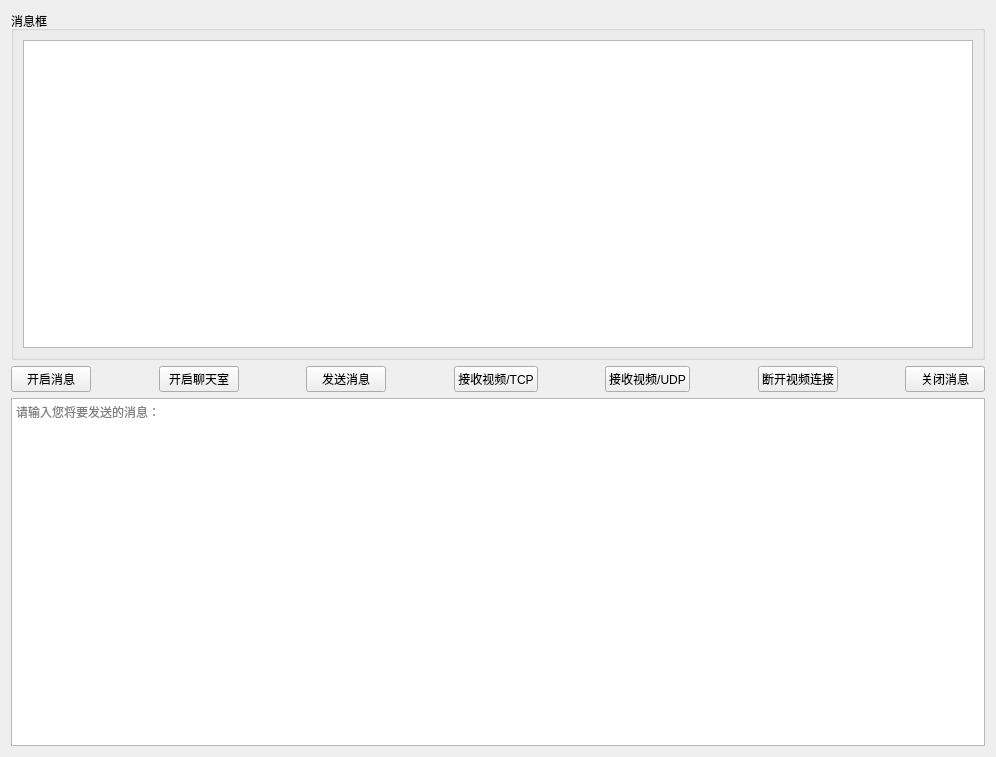
<?xml version="1.0" encoding="UTF-8"?>
<ui version="4.0">
 <class>Form</class>
 <widget class="QWidget" name="Form">
  <property name="geometry">
   <rect>
    <x>0</x>
    <y>0</y>
    <width>996</width>
    <height>757</height>
   </rect>
  </property>
  <property name="windowTitle">
   <string>server</string>
  </property>
  <layout class="QVBoxLayout" name="verticalLayout">
   <item>
    <widget class="QGroupBox" name="groupBox">
     <property name="title">
      <string>消息框</string>
     </property>
     <layout class="QHBoxLayout" name="horizontalLayout_2">
      <item>
       <widget class="QPlainTextEdit" name="out_message"/>
      </item>
     </layout>
    </widget>
   </item>
   <item>
    <layout class="QHBoxLayout" name="horizontalLayout" stretch="1,2,1,2,1,2,1,2,1,2,1,2,1">
     <item>
      <widget class="QPushButton" name="establish">
       <property name="text">
        <string>开启消息</string>
       </property>
      </widget>
     </item>
     <item>
      <spacer name="horizontalSpacer">
       <property name="orientation">
        <enum>Qt::Horizontal</enum>
       </property>
       <property name="sizeHint" stdset="0">
        <size>
         <width>40</width>
         <height>20</height>
        </size>
       </property>
      </spacer>
     </item>
     <item>
      <widget class="QPushButton" name="open_chat">
       <property name="text">
        <string>开启聊天室</string>
       </property>
      </widget>
     </item>
     <item>
      <spacer name="horizontalSpacer_3">
       <property name="orientation">
        <enum>Qt::Horizontal</enum>
       </property>
       <property name="sizeHint" stdset="0">
        <size>
         <width>40</width>
         <height>20</height>
        </size>
       </property>
      </spacer>
     </item>
     <item>
      <widget class="QPushButton" name="send">
       <property name="text">
        <string>发送消息</string>
       </property>
      </widget>
     </item>
     <item>
      <spacer name="horizontalSpacer_6">
       <property name="orientation">
        <enum>Qt::Horizontal</enum>
       </property>
       <property name="sizeHint" stdset="0">
        <size>
         <width>40</width>
         <height>20</height>
        </size>
       </property>
      </spacer>
     </item>
     <item>
      <widget class="QPushButton" name="open_videoTCP">
       <property name="text">
        <string>接收视频/TCP</string>
       </property>
      </widget>
     </item>
     <item>
      <spacer name="horizontalSpacer_5">
       <property name="orientation">
        <enum>Qt::Horizontal</enum>
       </property>
       <property name="sizeHint" stdset="0">
        <size>
         <width>40</width>
         <height>20</height>
        </size>
       </property>
      </spacer>
     </item>
     <item>
      <widget class="QPushButton" name="open_videoUDP">
       <property name="text">
        <string>接收视频/UDP</string>
       </property>
      </widget>
     </item>
     <item>
      <spacer name="horizontalSpacer_4">
       <property name="orientation">
        <enum>Qt::Horizontal</enum>
       </property>
       <property name="sizeHint" stdset="0">
        <size>
         <width>40</width>
         <height>20</height>
        </size>
       </property>
      </spacer>
     </item>
     <item>
      <widget class="QPushButton" name="shut_video">
       <property name="text">
        <string>断开视频连接</string>
       </property>
      </widget>
     </item>
     <item>
      <spacer name="horizontalSpacer_2">
       <property name="orientation">
        <enum>Qt::Horizontal</enum>
       </property>
       <property name="sizeHint" stdset="0">
        <size>
         <width>40</width>
         <height>20</height>
        </size>
       </property>
      </spacer>
     </item>
     <item>
      <widget class="QPushButton" name="shut">
       <property name="text">
        <string>关闭消息</string>
       </property>
      </widget>
     </item>
    </layout>
   </item>
   <item>
    <widget class="QPlainTextEdit" name="plainTextEdit">
     <property name="placeholderText">
      <string>请输入您将要发送的消息：</string>
     </property>
    </widget>
   </item>
  </layout>
 </widget>
 <resources/>
 <connections/>
</ui>
